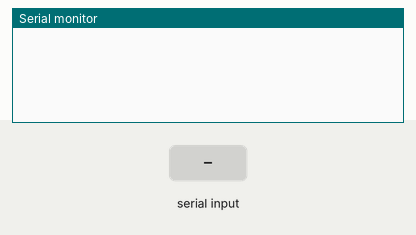
Bench run of a sketch on a simulated ESP32. Parts: the last lines printed to the serial monitor. Inputs (shaded band) come from the test bench.

Above: at 1.2 s.
1.3 s: "1\n" received over Serial
At 2.5 s:
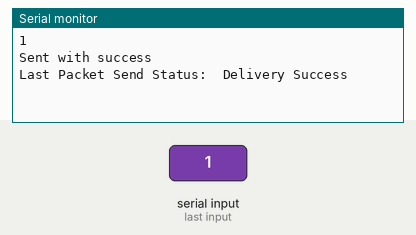
2.8 s: "0\n" received over Serial
At 3.9 s:
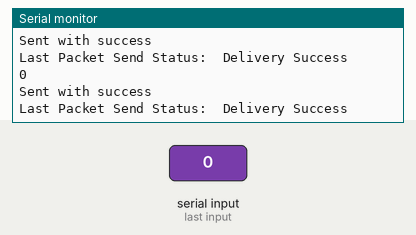
4.3 s: "2\n" received over Serial
At 5.1 s:
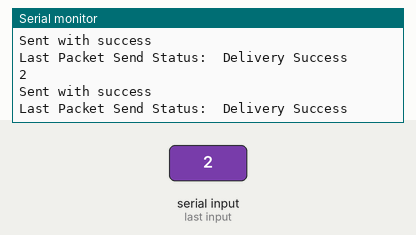

Measured:
- after the input at 1.3 s, the serial monitor: prints a new line at once (image 1)
- after the input at 2.8 s, the serial monitor: prints a new line at once (image 2)
- after the input at 4.3 s, the serial monitor: prints a new line at once (image 3)

The sketch:

transmitter.ino
```cpp
// (licence header left out)
#include <esp_now.h>
#include <WiFi.h>

#include <Wire.h>
// REPLACE WITH THE MAC Address of your receiver
uint8_t broadcastAddress[] = {0x84, 0xfc, 0xe6, 0x6b, 0x87, 0x08};
//84:fc:e6:6b:87:08 //this is of the goggle ESP
//34:85:18:ac:08:28 this is for the transmitter ESP

// Variable to store if sending data was successful
String success;

//Structure example to send data
//Must match the receiver structure
// typedef struct struct_message {
//   char[] character;
// } struct_message;

// Create a struct_message called BME280Readings to hold sensor readings
// struct_message charToBeSent;

esp_now_peer_info_t peerInfo;

// Callback when data is sent
void OnDataSent(const uint8_t *mac_addr, esp_now_send_status_t status) {
  Serial.print("\r\nLast Packet Send Status:\t");
  Serial.println(status == ESP_NOW_SEND_SUCCESS ? "Delivery Success" : "Delivery Fail");

  // Serial.println(charToBeSent.character);
  if (status ==0){
    success = "Delivery Success :)";
  }
  else{
    success = "Delivery Fail :(";
  }
}

void setup() {
  Serial.begin(9600);


  // Set device as a Wi-Fi Station
  WiFi.mode(WIFI_STA);

  // Init ESP-NOW
  if (esp_now_init() != ESP_OK) {
    Serial.println("Error initializing ESP-NOW");
    return;
  }

  // Once ESPNow is successfully Init, we will register for Send CB to
  // get the status of Trasnmitted packet
  esp_now_register_send_cb(OnDataSent);

  // Register peer
  memcpy(peerInfo.peer_addr, broadcastAddress, 6);
  peerInfo.channel = 0;
  peerInfo.encrypt = false;

  // Add peer
  if (esp_now_add_peer(&peerInfo) != ESP_OK){
    Serial.println("Failed to add peer");
    return;
  }
  // // Register for a callback function that will be called when data is received
  // esp_now_register_recv_cb(OnDataRecv);
}

void loop() {

   while(Serial.available() > 0){
    // charToBeSent.character = Serial.readStringUntil('\n');
    // Serial.println(charToBeSent.character);


    String helloStr = Serial.readStringUntil('\n');
    Serial.println(helloStr);
    uint8_t *buffer = (uint8_t*) helloStr.c_str();
    size_t sizeBuff = sizeof(buffer) * helloStr.length();
    esp_err_t result = esp_now_send(broadcastAddress, buffer, sizeBuff);
    // charToBeSent.character = Serial.read();
    // Send message via ESP-NOW
    // esp_err_t result = esp_now_send(broadcastAddress, (uint8_t *) &charToBeSent, sizeof(charToBeSent));
    if (result == ESP_OK) {
      Serial.println("Sent with success");
    }
    else {
      Serial.println("Error sending the data");
    }
  }

}
```
